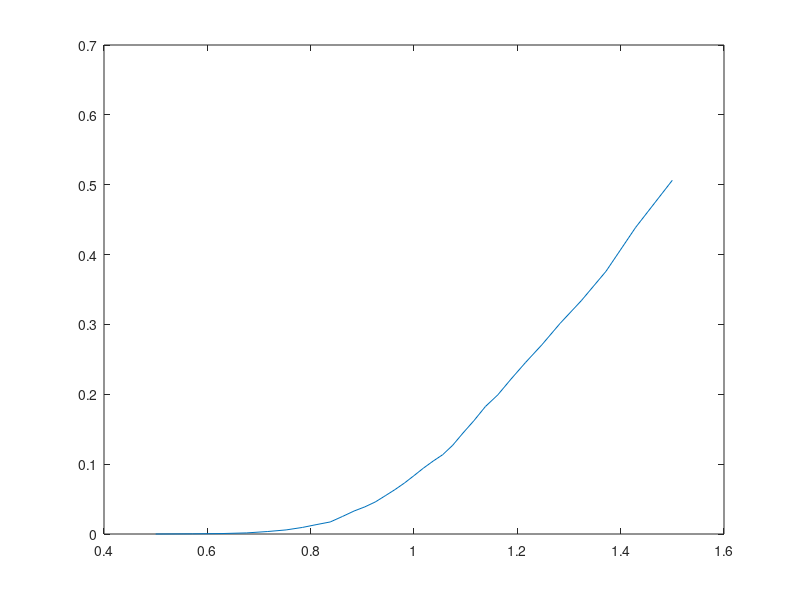

Source code (MATLAB):
X = [ 0.5 , 0.570948 , 0.628379 , 0.676213 , 0.717004 , 0.752499 , 0.783929 , 0.812194 , 0.837969 , 0.861773 , 0.884015 , 0.905025 , 0.925079 , 0.944409 , 0.963219 , 0.981692 , 1 , 1.01831 , 1.03678 , 1.05559 , 1.07492 , 1.09497 , 1.11599 , 1.13823 , 1.16203 , 1.18781 , 1.21607 , 1.2475 , 1.283 , 1.32379 , 1.37162 , 1.42905 , 1.5]; 
 res = [ 1.35783e-05 , 0.000251278 , 0.000649934 , 0.00159281 , 0.00356833 , 0.00585903 , 0.00939371 , 0.0136009 , 0.017265 , 0.0251854 , 0.032901 , 0.038893 , 0.0458649 , 0.0547724 , 0.0635903 , 0.0730723 , 0.0835677 , 0.0943332 , 0.104239 , 0.113559 , 0.127054 , 0.144669 , 0.162231 , 0.182485 , 0.199041 , 0.221793 , 0.245686 , 0.27085 , 0.301696 , 0.333984 , 0.376047 , 0.438959 , 0.50637]; 
  plot(X,res); 
 